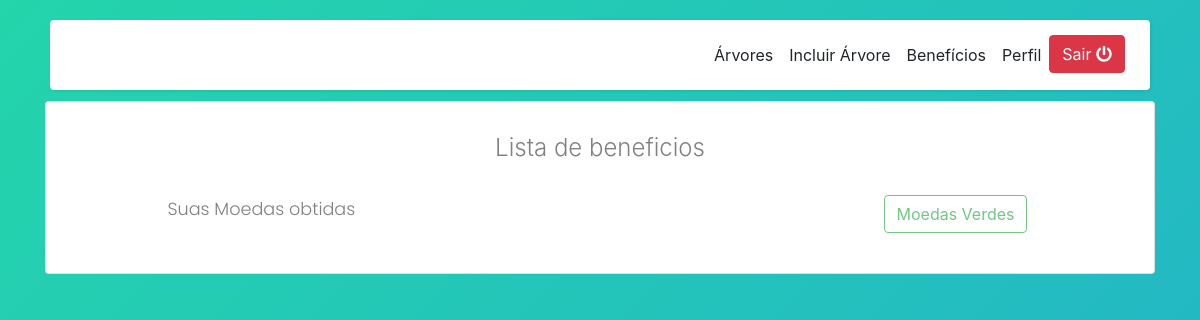
The app's page /beneficios.php (signed in), older data.
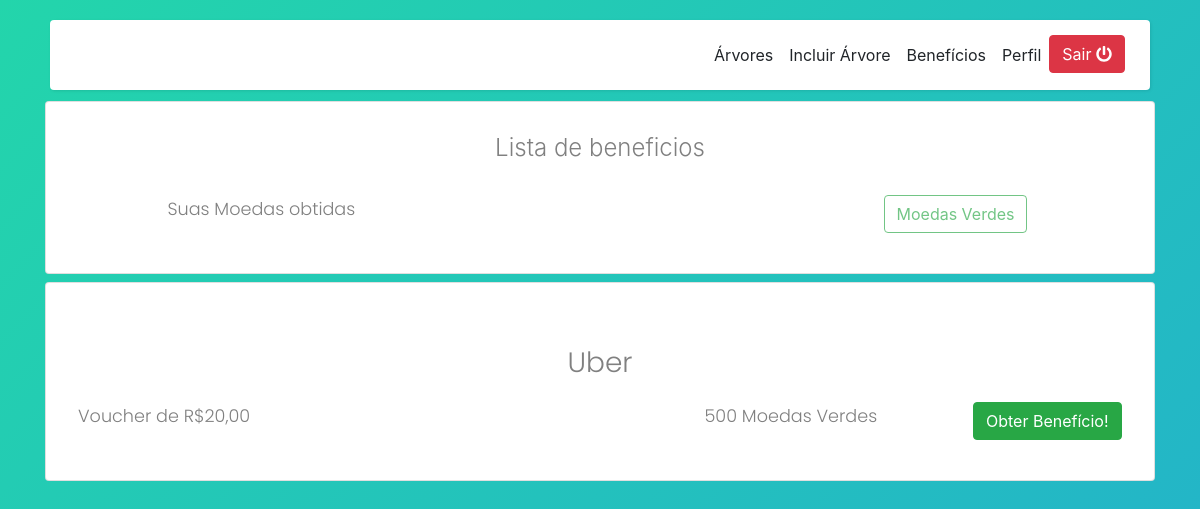
The same page, newer data.
### tables this page shows
CREATE TABLE `benefits` (
  `id` int(11) NOT NULL,
  `benefit` varchar(255) NOT NULL,
  `cost` int(11) NOT NULL,
  `partner_id` int(11) NOT NULL
);

CREATE TABLE `partners` (
  `id` int(11) NOT NULL,
  `company` varchar(255) NOT NULL,
  `logo` varchar(255) NOT NULL,
  `balance` int(11) NOT NULL
);

### beneficio.php (the view, shortened to what this page needs)
<div class='container'>
    <div class='row'>
        <div class='col-sm-12'>
            <div class='card card-signin my-1'>
                <div class='card-body'>
                <center>
                <a>
                <p style='color: gray; font-size: 28px;'><?php echo $benefit["company"]; ?></p>
                </a>
                </center>
                    <div class='row'>
                    <div class='col-sm-7'>
                    <p style='color: gray;'><?php echo $benefit["benefit"]; ?></p>
                    </div>
                    <div class='col-sm-3'>
                    <p style='color: gray;'><?php echo $benefit["cost"]; ?> Moedas Verdes</p>
                    </div>
                    <div class='col-sm-2'>
                    <button class='btn btn-success'>Obter Benefício!</button>
                    </div>
                    </div>
                </div>
            </div>
        </div>
    </div>
</div>

### beneficios.php (shortened to what this page needs)
<?php
    $balchk = new CheckBalance;
    $bal = $balchk->do();
    $pdo = new PDO("mysql:host=localhost;dbname=nasa", "root", "");
    $stmt = $pdo->prepare("SELECT * FROM `benefits` INNER JOIN partners ON partners.id = partner_id");
    $stmt->execute();
    $benefits = $stmt->fetchAll();
?>
<!DOCTYPE html>
<html>
   <head>
      <link rel="stylesheet" type="text/css" media="screen" href="css/style.css" />
      <link rel="stylesheet" href="https://stackpath.bootstrapcdn.com/bootstrap/4.1.0/css/bootstrap.min.css">
      <link rel="stylesheet" href="css/style3.css">
      <link rel="stylesheet" href="https://cdnjs.cloudflare.com/ajax/libs/malihu-custom-scrollbar-plugin/3.1.5/jquery.mCustomScrollbar.min.css">
   </head>
   <body>
      <div class="container">
         <div class="row">
            <div class="col-sm-12">
               <div id="content">
                  <nav class="navbar navbar-expand-lg">
                     <div class="container-fluid">
                        <div class="collapse navbar-collapse" id="navbarSupportedContent">
                            <ul class="nav navbar-nav ml-auto">
                                <li class="nav-item active">
                                    <a class="nav-link" href="dashboard.php">Árvores</a>
                                </li>
                                <li class="nav-item">
                                    <a class="nav-link" href="incluir.php">Incluir Árvore</a>
                                </li>
                                <li class="nav-item">
                                    <a class="nav-link" href="#">Benefícios</a>
                                </li>
                                <li class="nav-item">
                                    <a class="nav-link" href="#">Perfil</a>
                                </li>
                                <li class="nav-item">
                                <a href="./api/Logout.php" id="sidebarCollapse" class="btn btn-danger">
                                <span>Sair</span>
                                <i class="fa fa-power-off"></i>
                                </a>
                                </li>
                            </ul>
                  </nav>
               </div>
            </div>
         </div>
      </div>
      <div class="wrapper">
         <br>
         <br>
         <br>
         <br>
         <div class="container">
            <div class="row">
               <div class="col-sm-12">
                  <div class="card card-signin my-1">
                     <div class="card-body">
                        <h4 style="color: gray" class="card-title text-center">Lista de beneficios</h4>
                        <div class='row'>
                        <div class='col-sm-1'>
                        </div>
                        <div class='col-sm-8'>
                           <p style='color: gray;'>Suas Moedas obtidas</p>
                        </div>
                        <div class='col-sm-3'>
                           <button type="button" class="btn btn-outline-success" disabled><?php echo $bal ?> Moedas Verdes</button>
                        </div>
                     </div>
                    </div>
                  </div>
               </div>
            </div>
         </div>
      </div>
      <?php
         foreach($benefits as $benefit){
            include("beneficio.php");
         }
         ?>
   </body>
</html>

### css/style.css (style rules this page uses)
:root { --input-padding-x: 1.5rem; --input-padding-y: .75rem; }
body { width: 100wh; height: 90vh; color: #fff; background: linear-gradient(-45deg, rgb(156, 251, 192), #00D452, #23A6D5, #23D5AB); background-size: 400% 400%; -webkit-animation: Gradient 15s ease infinite; -moz-animation: Gradient 15s ease infinite; animation: Gradient 15s ease infinite; }
.card-signin .card-title { margin-bottom: 2rem; font-weight: 300; font-size: 1.5rem; }
.card-signin .card-body { padding: 2rem; }

### css/style3.css (style rules this page uses)
p { font-family: 'Poppins', sans-serif; font-size: 1.1em; font-weight: 300; line-height: 1.7em; color: #fff; }
a, a:hover, a:focus { color: inherit; text-decoration: none; transition: all 0.3s; }
.navbar { padding: 15px 10px; background: #fff; border: none; border-radius: 4px; margin-bottom: 40px; box-shadow: 1px 1px 3px rgba(0, 0, 0, 0.1); z-index: 99 !important; }
#content { width: 100%; padding: 20px; min-height: 100vh; transition: all 0.3s; position: absolute; top: 0; right: 0; }

Row changes from the older to the newer data that the page shows:
added benefits: partner.company "Uber", benefit "Voucher de R$20,00", cost "500"
